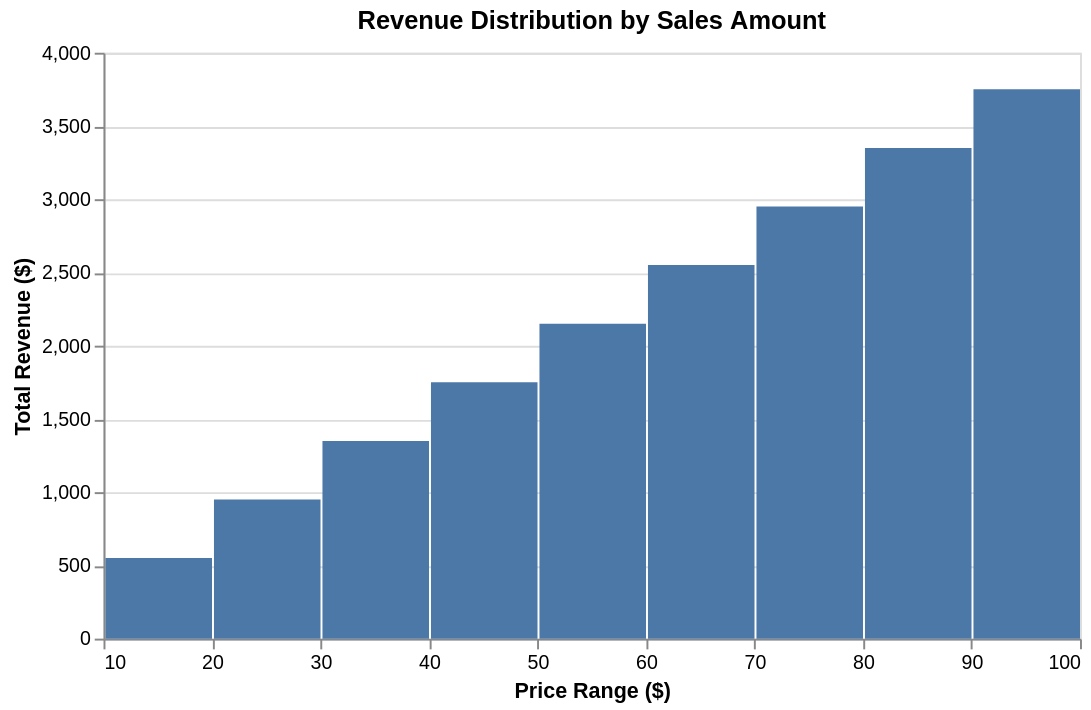

Here is the Vega-Lite specification saved for this chart:
### Vega-Lite specification from a JSON file in a GitHub repository (floating-point values rounded to 4 significant figures)
{"$schema": "https://vega.github.io/schema/vega-lite/v5.json", "description": "Histogram using sum aggregation to show total values per bin instead of count", "title": "Revenue Distribution by Sales Amount", "width": 500, "height": 300, "data": {"values": [{"price": 10, "revenue": 100}, {"price": 15, "revenue": 150}, {"price": 20, "revenue": 200}, {"price": 25, "revenue": 250}, {"price": 30, "revenue": 300}, {"price": 35, "revenue": 350}, {"price": 40, "revenue": 400}, {"price": 45, "revenue": 450}, {"price": 50, "revenue": 500}, {"price": 55, "revenue": 550}, {"price": 60, "revenue": 600}, {"price": 65, "revenue": 650}, {"price": 70, "revenue": 700}, {"price": 75, "revenue": 750}, {"price": 80, "revenue": 800}, {"price": 85, "revenue": 850}, {"price": 90, "revenue": 900}, {"price": 95, "revenue": 950}, {"price": 12, "revenue": 120}, {"price": 18, "revenue": 180}, {"price": 22, "revenue": 220}, {"price": 28, "revenue": 280}, {"price": 32, "revenue": 320}, {"price": 38, "revenue": 380}, {"price": 42, "revenue": 420}, {"price": 48, "revenue": 480}, {"price": 52, "revenue": 520}, {"price": 58, "revenue": 580}, {"price": 62, "revenue": 620}, {"price": 68, "revenue": 680}, {"price": 72, "revenue": 720}, {"price": 78, "revenue": 780}, {"price": 82, "revenue": 820}, {"price": 88, "revenue": 880}, {"price": 92, "revenue": 920}, {"price": 98, "revenue": 980}]}, "mark": "bar", "encoding": {"x": {"field": "price", "type": "quantitative", "bin": true, "axis": {"title": "Price Range ($)"}}, "y": {"field": "revenue", "aggregate": "sum", "type": "quantitative", "axis": {"title": "Total Revenue ($)"}}}}
